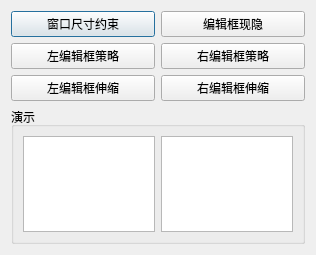
<ui version="4.0" >
 <class>LayoutDlg</class>
 <widget class="QDialog" name="LayoutDlg" >
  <property name="geometry" >
   <rect>
    <x>0</x>
    <y>0</y>
    <width>316</width>
    <height>255</height>
   </rect>
  </property>
  <property name="windowTitle" >
   <string>布局管理器应用</string>
  </property>
  <layout class="QVBoxLayout" >
   <item>
    <layout class="QHBoxLayout" >
     <item>
      <widget class="QPushButton" name="constraintPushBtn" >
       <property name="text" >
        <string>窗口尺寸约束</string>
       </property>
      </widget>
     </item>
     <item>
      <widget class="QPushButton" name="showPushBtn" >
       <property name="text" >
        <string>编辑框现隐</string>
       </property>
      </widget>
     </item>
    </layout>
   </item>
   <item>
    <layout class="QHBoxLayout" >
     <item>
      <widget class="QPushButton" name="lpolicyPushBtn" >
       <property name="text" >
        <string>左编辑框策略</string>
       </property>
      </widget>
     </item>
     <item>
      <widget class="QPushButton" name="rpolicyPushBtn" >
       <property name="text" >
        <string>右编辑框策略</string>
       </property>
      </widget>
     </item>
    </layout>
   </item>
   <item>
    <layout class="QHBoxLayout" >
     <item>
      <widget class="QPushButton" name="lstretchPushBtn" >
       <property name="text" >
        <string>左编辑框伸缩</string>
       </property>
      </widget>
     </item>
     <item>
      <widget class="QPushButton" name="rstretchPushBtn" >
       <property name="text" >
        <string>右编辑框伸缩</string>
       </property>
      </widget>
     </item>
    </layout>
   </item>
   <item>
    <widget class="QGroupBox" name="groupBox" >
     <property name="title" >
      <string>演示</string>
     </property>
     <layout class="QHBoxLayout" >
      <item>
       <widget class="QTextEdit" name="lTextEdit" />
      </item>
      <item>
       <widget class="QTextEdit" name="rTextEdit" />
      </item>
     </layout>
    </widget>
   </item>
  </layout>
 </widget>
 <resources/>
 <connections/>
</ui>
